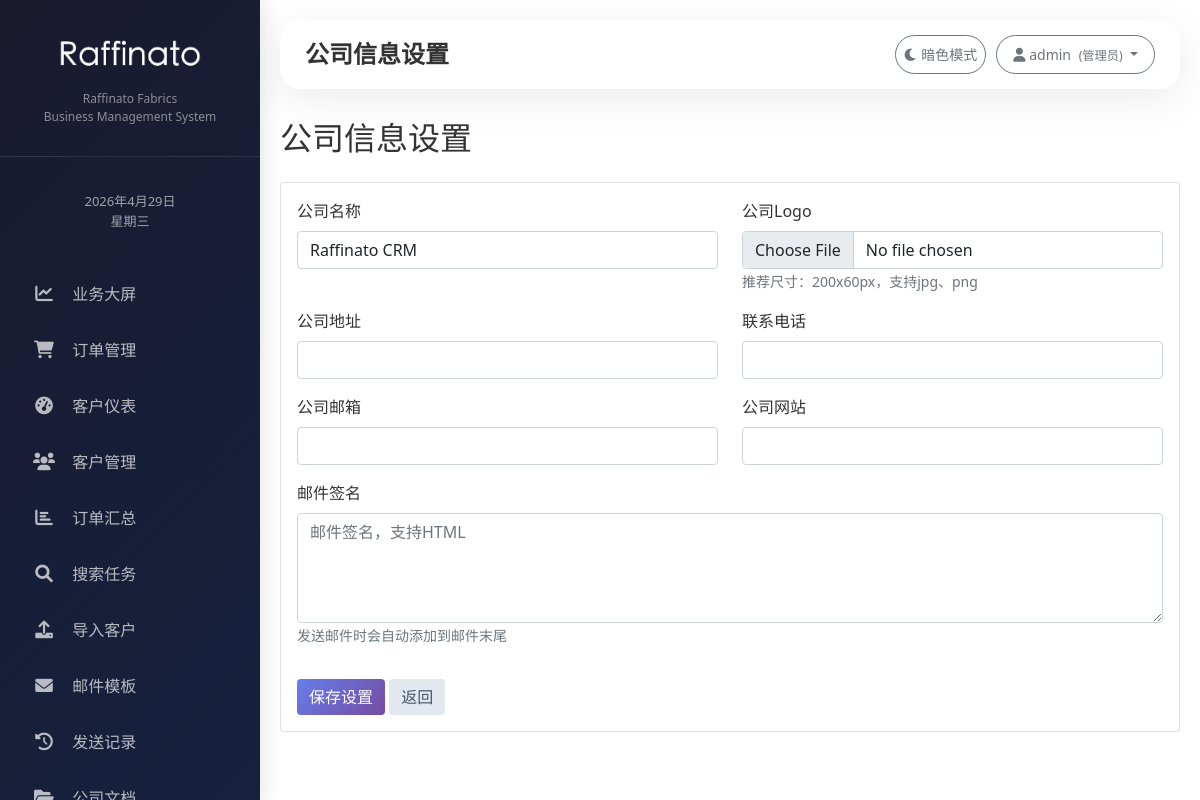
Screenshot of /settings/company/ (signed in) with the database file from the repository.
### customers/models.py (models this page shows, shortened)
class User(AbstractUser):
    ROLE_CHOICES = [
        ('admin', '管理员'),
        ('general_manager', '总经理'),
        ('manager', '部门主管'),
        ('sales', '业务员'),
        ('documentary', '跟单员'),
    ]
    DEPARTMENT_CHOICES = [
        ('international', '外贸部'),
        ('domestic', '内贸部'),
        ('documentary', '跟单部'),
        ('management', '总经办'),
    ]
    role = models.CharField('角色', max_length=20, choices=ROLE_CHOICES, default='sales')
    department = models.CharField('部门', max_length=20, choices=DEPARTMENT_CHOICES, blank=True, null=True)
    real_name = models.CharField('真实姓名', max_length=50, blank=True, null=True)
    phone = models.CharField('手机号', max_length=20, blank=True, null=True)
    groups = models.ManyToManyField(
        'auth.Group',
        related_name='customers_user_set',
        blank=True,
        verbose_name='groups',
        help_text='The groups this user belongs to.',
    )
    user_permissions = models.ManyToManyField(
        'auth.Permission',
        related_name='customers_user_set',
        blank=True,
        verbose_name='user permissions',
        help_text='Specific permissions for this user.',
    )
    class Meta:
        db_table = 'customers_user'  # 避免与 auth_user 冲突
        verbose_name = '用户'
        verbose_name_plural = '用户'

class CompanySetting(models.Model):
    company_name = models.CharField('公司名称', max_length=200, default='Raffinato CRM')
    logo = models.ImageField('公司Logo', upload_to='company/', blank=True, null=True)
    address = models.CharField('公司地址', max_length=500, blank=True, null=True)
    phone = models.CharField('联系电话', max_length=50, blank=True, null=True)
    email = models.CharField('公司邮箱', max_length=100, blank=True, null=True)
    website = models.URLField('公司网站', blank=True, null=True)
    email_signature = models.TextField('邮件签名', blank=True, null=True, help_text='发送邮件时自动添加的签名')
    updated_at = models.DateTimeField('更新时间', auto_now=True)
    class Meta:
        db_table = 'company_settings'
        verbose_name = '公司设置'
        verbose_name_plural = '公司设置'

### customers/views.py (the view, shortened to what this page needs)
# urls.py: path('settings/company/', views.company_settings, name='company_settings'),
@login_required
def company_settings(request):
    if not (request.user.is_superuser or request.user.role == 'admin'):
        messages.error(request, '您没有权限访问系统设置')
        return redirect('dashboard')
    setting, created = CompanySetting.objects.get_or_create(id=1)
    return render(request, 'customers/company_settings.html', {'setting': setting})

### templates/customers/company_settings.html (shortened to what this page needs)
{% extends 'base.html' %}
{% block page_title %}公司信息设置{% endblock %}
{% block content %}
<div class="d-flex justify-content-between align-items-center mb-3">
    <h2>公司信息设置</h2>
</div>
<div class="card">
    <div class="card-body">
        <form method="post" enctype="multipart/form-data">
            <div class="row">
                <div class="col-md-6 mb-3">
                    <label class="form-label">公司名称</label>
                    <input type="text" name="company_name" class="form-control" value="{{ setting.company_name }}" required>
                </div>
                <div class="col-md-6 mb-3">
                    <label class="form-label">公司Logo</label>
                    <input type="file" name="logo" class="form-control" accept="image/*">
                    <small class="text-muted">推荐尺寸：200x60px，支持jpg、png</small>
                </div>
                <div class="col-md-6 mb-3">
                    <label class="form-label">公司地址</label>
                    <input type="text" name="address" class="form-control" value="{{ setting.address|default:'' }}">
                </div>
                <div class="col-md-6 mb-3">
                    <label class="form-label">联系电话</label>
                    <input type="text" name="phone" class="form-control" value="{{ setting.phone|default:'' }}">
                </div>
                <div class="col-md-6 mb-3">
                    <label class="form-label">公司邮箱</label>
                    <input type="email" name="email" class="form-control" value="{{ setting.email|default:'' }}">
                </div>
                <div class="col-md-6 mb-3">
                    <label class="form-label">公司网站</label>
                    <input type="url" name="website" class="form-control" value="{{ setting.website|default:'' }}">
                </div>
                <div class="col-12 mb-3">
                    <label class="form-label">邮件签名</label>
                    <textarea name="email_signature" class="form-control" rows="4" placeholder="邮件签名，支持HTML">{{ setting.email_signature|default:'' }}</textarea>
                    <small class="text-muted">发送邮件时会自动添加到邮件末尾</small>
                </div>
            </div>
            <div class="mt-3">
                <button type="submit" class="btn btn-primary">保存设置</button>
                <a href="{% url 'dashboard' %}" class="btn btn-secondary">返回</a>
            </div>
        </form>
    </div>
</div>
{% endblock %}

### templates/base.html (shortened to what this page needs)
<!DOCTYPE html>
<html lang="zh-CN">
<head>
    <link href="https://cdn.jsdelivr.net/npm/bootstrap@5.1.3/dist/css/bootstrap.min.css" rel="stylesheet">
    <link rel="stylesheet" href="https://cdnjs.cloudflare.com/ajax/libs/font-awesome/6.0.0/css/all.min.css">
    {% load static %}
    <link rel="stylesheet" href="{% static 'css/custom.css' %}">
</head>
<body>
<body>
<div class="sidebar">
    <div class="sidebar-logo" style="padding: 30px 20px; text-align: center; border-bottom: 1px solid rgba(255,255,255,0.1);">
        <img src="/media/logo/logo.png" alt="Logo" style="max-width: 150px; max-height: 60px; margin-bottom: 10px;" onerror="this.style.display='none'; this.nextSibling.style.display='block';">
        <p style="color: rgba(255,255,255,0.5); font-size: 0.75rem;">Raffinato Fabrics</p>
        <p style="color: rgba(255,255,255,0.5); font-size: 0.75rem;">Business Management System</p>
    </div>
<div class="sidebar-date" style="padding: 15px 20px; text-align: center;">
    <div id="currentDate" style="color: rgba(255,255,255,0.6); font-size: 13px;"></div>
</div>
    <ul class="nav flex-column" style="padding: 20px 0;">
    <li class="nav-item"><a class="nav-link" href="{% url 'stats_dashboard' %}" data-url="{% url 'stats_dashboard' %}"><i class="fas fa-chart-line"></i> 业务大屏</a></li>
    <li class="nav-item"><a class="nav-link" href="/customers/orders/" data-url="/customers/orders/"><i class="fas fa-shopping-cart"></i> 订单管理</a></li>
    <li class="nav-item"><a class="nav-link" href="{% url 'dashboard' %}" data-url="{% url 'dashboard' %}"><i class="fas fa-tachometer-alt"></i> 客户仪表</a></li>
    <li class="nav-item"><a class="nav-link" href="{% url 'customer_list' %}" data-url="{% url 'customer_list' %}"><i class="fas fa-users"></i> 客户管理</a></li>
    <li class="nav-item"><a class="nav-link" href="{% url 'order_summary' %}" data-url="{% url 'order_summary' %}"><i class="fas fa-chart-bar"></i> 订单汇总</a></li>
    <li class="nav-item"><a class="nav-link" href="{% url 'search_task_list' %}" data-url="{% url 'search_task_list' %}"><i class="fas fa-search"></i> 搜索任务</a></li>
    <li class="nav-item"><a class="nav-link" href="{% url 'import_customers' %}" data-url="{% url 'import_customers' %}"><i class="fas fa-upload"></i> 导入客户</a></li>
    <li class="nav-item"><a class="nav-link" href="/templates/" data-url="/templates/"><i class="fas fa-envelope"></i> 邮件模板</a></li>
    <li class="nav-item"><a class="nav-link" href="/send-logs/" data-url="/send-logs/"><i class="fas fa-history"></i> 发送记录</a></li>
    <li class="nav-item"><a class="nav-link" href="{% url 'document_list' %}" data-url="{% url 'document_list' %}"><i class="fas fa-folder-open"></i> 公司文档</a></li>
</ul>
</div>
<div class="main-content">
<div style="display: flex; justify-content: space-between; align-items: center; border-radius: 20px; padding: 15px 25px; margin-bottom: 30px; box-shadow: 0 10px 40px rgba(0,0,0,0.08);">
    <div style="display: flex; align-items: center; gap: 15px;">
        <h1 style="font-size: 1.5rem; font-weight: 600; margin: 0;">{% block page_title %}客户管理{% endblock %}</h1>
    </div>
    <div style="display: flex; gap: 10px;">
        <button id="darkModeToggle" class="btn btn-sm btn-outline-secondary" style="border-radius: 40px;">
            <i class="fas fa-moon"></i> 暗色模式
        </button>
        <div class="dropdown">
            <button class="btn btn-sm btn-outline-secondary dropdown-toggle" style="border-radius: 40px; padding: 8px 16px;" data-bs-toggle="dropdown">
                <i class="fas fa-user"></i>
                <span>{{ user.real_name|default:user.username }}</span>
                <small class="text-muted ms-1">({{ user.get_role_display }})</small>
            </button>
        </div>
    </div>
</div>
    <div class="toast-container position-fixed bottom-0 end-0 p-3" style="z-index: 1100;">
    </div>
    {% block content %}
    {% endblock %}
</div>
</body>
</html>

### static/css/custom.css (style rules this page uses)
.sidebar { position: fixed; top: 0; bottom: 0; left: 0; width: 280px; background: linear-gradient(135deg, #1a1a2e 0%, #16213e 100%); box-shadow: 4px 0 20px rgba(0,0,0,0.1); z-index: 100; transition: all 0.3s ease; }
.sidebar .nav-link { font-weight: 500; color: rgba(255,255,255,0.7); padding: 12px 20px; margin: 4px 12px; border-radius: 12px; transition: all 0.3s ease; }
.sidebar .nav-link i { margin-right: 12px; width: 24px; text-align: center; font-size: 1.1rem; }
.sidebar-logo { padding: 30px 20px; text-align: center; border-bottom: 1px solid rgba(255,255,255,0.1); margin-bottom: 20px; }
.sidebar-logo p { color: rgba(255,255,255,0.5); font-size: 0.75rem; margin: 0; }
.main-content { margin-left: 280px; padding: 25px 35px; min-height: 100vh; }

### templates/base.html (style rules this page uses)
.sidebar { background: linear-gradient(135deg, #1a2a3a 0%, #0f172a 100%); }
.btn-primary { background: linear-gradient(135deg, #667eea, #764ba2); border: none; color: white; }
.btn-secondary { background-color: #e2e8f0; border: none; color: #475569; }
* { margin: 0; padding: 0; box-sizing: border-box; }
body { overflow-x: hidden; }
.sidebar { position: fixed; top: 0; left: 0; height: 100vh; width: 260px; background: linear-gradient(135deg, #1a1a2e 0%, #16213e 100%); z-index: 1000; overflow-y: auto; }
.main-content { margin-left: 260px; padding: 20px; width: calc(100% - 260px); max-width: 100%; overflow-x: hidden; }
:root { --bg-color: #ffffff; --text-color: #333333; --card-bg: #f8f9fa; }
body { background-color: var(--bg-color); color: var(--text-color); transition: background-color 0.2s, color 0.2s; }

### rows the page displays
User: real_name "admin", role "管理员"
CompanySetting: company_name "Raffinato CRM"
